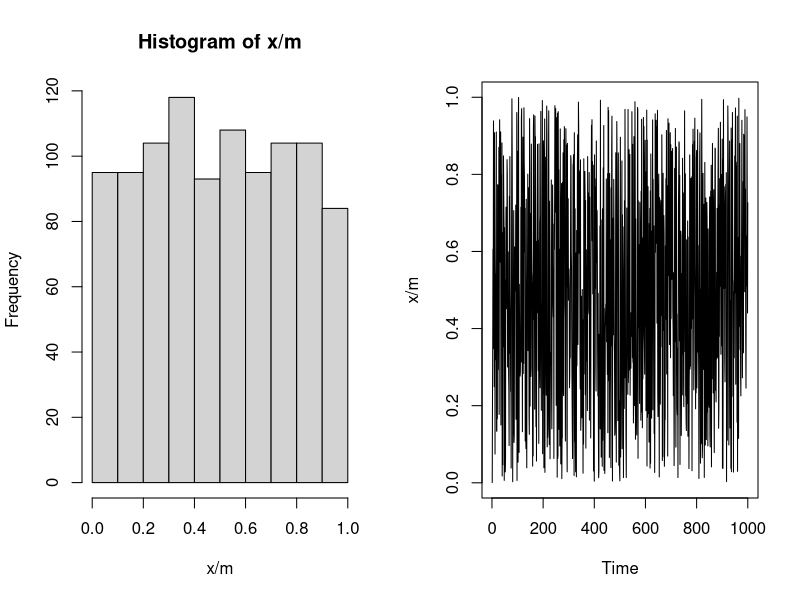
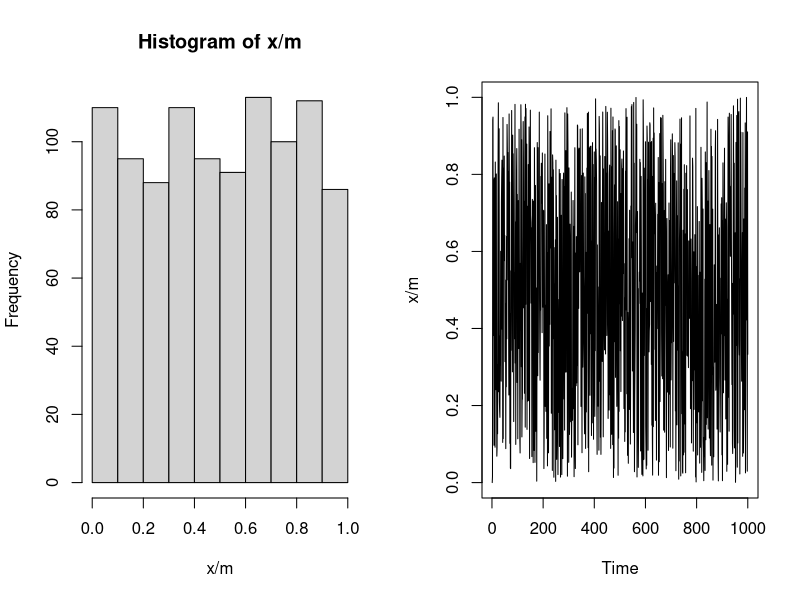

The R script that drew these images, in order:

###########################################
## Pseudo-random number generation
## using multiple congruential method
###########################################
m <- (2^31) - 1  # choose a value you want
a <- 7^5   # choose a value you want
x <- numeric(length = 1e3)
x[1] <- 2^20  #x0 -- choose
for(i in 2:1e3){
  x[i] <- ((a * x[i-1]) ) %% m
}


# We will visualize using histograms (for testing uniformity)
# and trace plots (for checking independence)
par(mfrow = c(1,2))
hist(x/m) # looks close to uniformly distributed
plot.ts(x/m) # look like it's jumping around too

x[1:10]


#mixed congruentiqal method
m <- (2^31) - 1  # choose a value you want
a <- 7^5   # choose a value you want
c <- 2^25
x <- numeric(length = 1e3)
x[1] <- 10  #x0 -- choose
for(i in 2:1e3){
  x[i] <- ((a * x[i-1]) + c) %% m
}


# We will visualize using histograms (for testing uniformity)
# and trace plots (for checking independence)
par(mfrow = c(1,2))
hist(x/m) # looks close to uniformly distributed
plot.ts(x/m) # look like it's jumping around too
